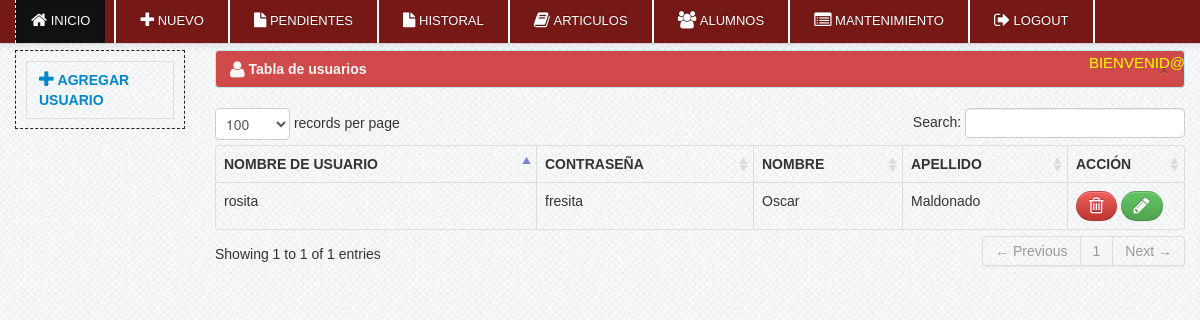
The app's page /sistema/usuarios.php (signed in), older data.
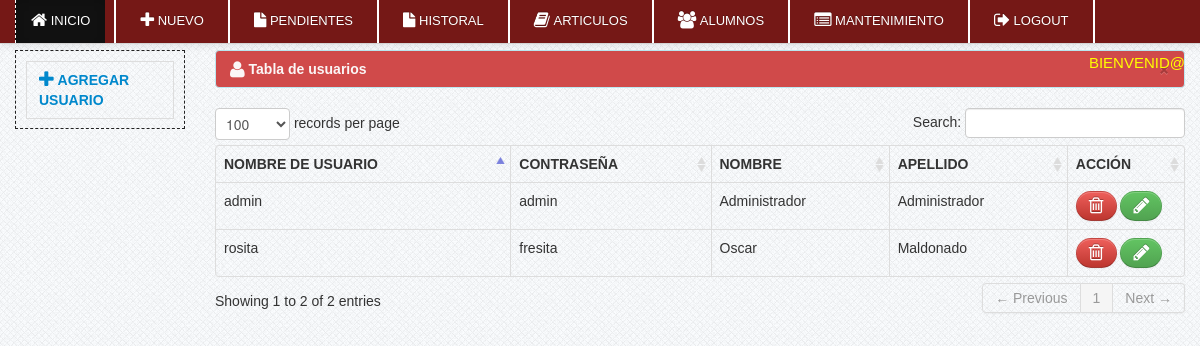
The same page, newer data.
### tables this page shows
CREATE TABLE `usuarios` (
  `user_id` int(11) NOT NULL,
  `username` varchar(100) NOT NULL,
  `password` varchar(100) NOT NULL,
  `nombre` varchar(100) NOT NULL,
  `apellido` varchar(100) NOT NULL
);

### sistema/usuarios.php (the view, shortened to what this page needs)
<?php include('header.php'); ?>
<?php include('navbar_dashboard.php'); ?>
    <div class="container">
		<div class="margin-top">
			<div class="row">
			<div class="span2">
										<ul class="nav nav-tabs nav-stacked">
											<li>
											<a href="#add_user" data-toggle="modal" ><i class="icon-plus icon-large"></i>&nbsp;<strong>Agregar usuario</strong></a>
											</li>
										</ul>
			</div>
			<div class="span10">
                            <table cellpadding="0" cellspacing="0" border="0" class="table  table-bordered" id="example">
                                <div class="alert alert-info">
                                    <button type="button" class="close" data-dismiss="alert">&times;</button>
                                    <strong><i class="icon-user icon-large"></i>&nbsp;Tabla de usuarios</strong>
                                </div>
                                <thead>
                                    <tr>
                                        <th>Nombre de usuario</th>
                                        <th>Contraseña</th>
                                        <th>Nombre</th>
                                        <th>Apellido</th>
                                        <th>Acción</th>
                                    </tr>
                                </thead>
                                <tbody>
                                  <?php $user_query=mysql_query("select * from usuarios")or die(mysql_error());
									while($row=mysql_fetch_array($user_query)){
									$id=$row['user_id']; ?>
									 <tr class="del<?php echo $id ?>">
                                    <td><?php echo $row['username']; ?></td>
                                    <td><?php echo $row['password']; ?></td>
                                    <td><?php echo $row['nombre']; ?></td>
                                    <td><?php echo $row['apellido']; ?></td>
                                    <td width="100">
                                        <a rel="tooltip"  title="Borrar" id="<?php echo $id; ?>"  href="#borrar_usuario<?php echo $id; ?>" data-toggle="modal"  class="btn btn-danger"><i class="icon-trash icon-large"></i></a>
										<a rel="tooltip"  title="Editar" id="e<?php echo $id; ?>" href="#edit<?php echo $id; ?>" data-toggle="modal" class="btn btn-success"><i class="icon-pencil icon-large"></i></a>
									</td>
                                    </tr>
									<?php } ?>
                                </tbody>
                            </table>
			</div>
			</div>
		</div>
    </div>
<?php include('footer.php') ?>

### sistema/header.php (shortened to what this page needs)
<!DOCTYPE html>
<html>
<head>
			<link href="../css/bootstrap.css" rel="stylesheet" media="screen">
			<link href="../css/bootstrap-responsive.css" rel="stylesheet" media="screen">
			<link href="../css/docs.css" rel="stylesheet" media="screen">
			<link href="../css/diapo.css" rel="stylesheet" media="screen">
			<link href="../css/font-awesome.css" rel="stylesheet" media="screen">
			<link rel="stylesheet" type="text/css" href="../css/style.css" />
			<link rel="stylesheet" type="text/css" href="../css/DT_bootstrap.css" />
			<link rel="stylesheet" type="text/css" media="print" href="../css/print.css" />
        <link href="../css/datepicker.css" rel="stylesheet" type="text/css" />
</head>
<body>

### sistema/navbar_dashboard.php (shortened to what this page needs)
 <div class="navbar navbar-fixed-top navbar-inverse">
       <div class="navbar-inner">
           <div class="container">
               <div class="nav-collapse collapse">
                   <ul class="nav">
<li class="active"><a href="dashboard.php"><i class="icon-home icon-large"></i>&nbsp;Inicio</a></li>
                       <li class="divider-vertical"></li>
<li><a href="prestamo.php"><i class="icon-plus icon-large"></i>&nbsp;Nuevo</a></li>
                        <li class="divider-vertical"></li>
               <li><a href="pendientes.php"><i class="icon-file icon-large"></i>&nbsp;Pendientes</a></li>
                        <li class="divider-vertical"></li>
               <li><a href="reporte.php"><i class="icon-file icon-large"></i>&nbsp;Historal</a></li>
                        <li class="divider-vertical"></li>
<li><a href="articulos.php"><i class="icon-book icon-large"></i>&nbsp;Articulos</a></li>
                       <li class="divider-vertical"></li>
<li><a href="alumnos.php"><i class="icon-group icon-large"></i>&nbsp;Alumnos</a></li>
                       <li class="divider-vertical"></li>
                <li><a href="mantenimiento.php"><i class="icon-list-alt icon-large"></i>&nbsp;Mantenimiento</a></li>
                 <li class="divider-vertical"></li>
<li><a href="logout.php"><i class="icon-signout icon-large"></i>&nbsp;Logout</a></li>
                       <li class="divider-vertical"></li>
</ul>
 <div class="pull-right">
	<div class="admin">Bienvenid@</div>
                </div>
               </div>
           </div>
       </div>
   </div>

### sistema/footer.php (shortened to what this page needs)
        <link href="vendors/chosen.min.css" rel="stylesheet" media="screen">
		<link href="vendors/uniform.default.css" rel="stylesheet" media="screen">
</body>
</html>

### css/docs.css (style rules this page uses)
body { font-family:'TR Century Gothic',Helvetica,Arial,sans-serif !important; }
.btn { border-radius: 25px !important; }
.alert { text-shadow: none; }
.nav-tabs, .nav-pills { border: 1px dashed #222 !important; padding: 10px; }
th { text-transform:uppercase; }
.nav li a { text-transform:uppercase; }
.admin { color: yellow; font-size: 15px; margin-top: 10px; text-transform: uppercase; }
.margin-top { margin-top:50px; }
body { background: url(../img/grid_noise.png); position: relative; }
body > .navbar { font-size: 13px; }

### css/print.css (style rules this page uses)
.navbar { display:none; }
th { text-align:left; }
td { text-align:left; border-top:1px solid; padding:2px; }
.btn { display:none; }
.alert { display:none; }
body { font-family:arial; font-size:13px; }
.nav { display:none; }

Row changes from the older to the newer data that the page shows:
added usuarios: username "admin", password "admin", nombre "Administrador", apellido "Administrador"
Text that changed along with them:
text written by a page script: "records per page Search: Showing 1 to 1 of 1 entries ← Previous 1 Next →" → "records per page Search: Showing 1 to 2 of 2 entries ← Previous 1 Next →"
